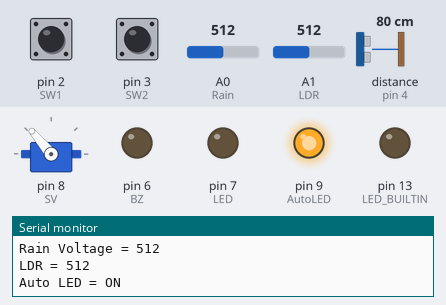
Bench run of a sketch on a simulated Arduino Uno, built with avr-gcc and run on an emulated ATmega328P. Shown: servo, output pins drawn as LEDs (lit = HIGH), the last lines printed to the serial monitor. Wiring (inferred from the names in the program): ultrasonic range finder: trigger pin 5; echo pin 4. Inputs (shaded band) come from the test bench; at power-on: A0 (Rain) = 512, A1 (LDR) = 512, pin 2 (SW1) HIGH, pin 3 (SW2) LOW, distance to the obstacle (sensor on pin 4) 80 cm. The echo pulse lasts 58.3 µs per cm; pins used as bus, display or sensor lines are not drawn.

Above: at 1.2 s.
1.3 s: A0 (Rain) set to 368
2.8 s: A0 (Rain) set to 342
At 3.9 s:
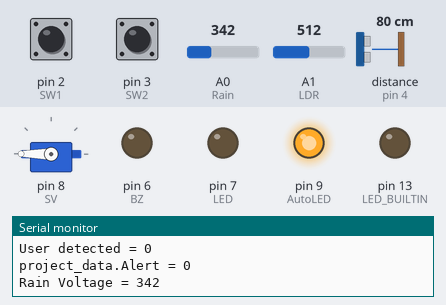
5.9 s: A1 (LDR) set to 87
7.7 s: A1 (LDR) set to 75
At 9.0 s:
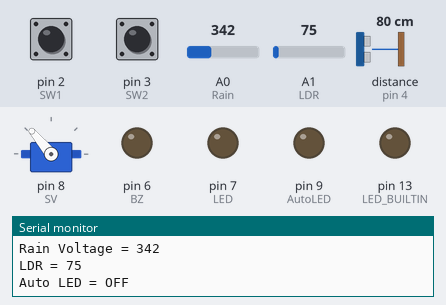
Timing chart, 0 to 18.0 s (numbered marks = the images above; inputs shaded):
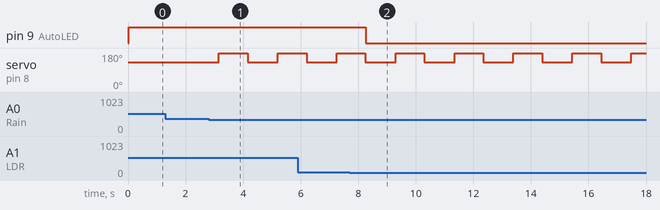

The sketch:

BATHBOX.ino
```cpp
#include <SoftwareSerial.h>
#include <Servo.h>
#define SW1 2
#define SW2 3
#define echo_pin 4
#define trigger_pin 5
#define LED 7
#define BZ 6
#define SV 8
#define AutoLED 9
#define Rain A0
#define LDR A1
Servo myservo;

SoftwareSerial se_read(12, 13); // write only
SoftwareSerial se_write(10, 11); // read only

long duration, cm, floor_length;
long microsecondsToCentimeters(long microseconds)
{
  return microseconds / 29 / 2;
}

struct ProjectData {
  /*your data*/
  int32_t IsBoxEmpty;
  int32_t Alert;

} project_data = {1,0}; //your value

struct ServerData {
  /*your data*/
  int32_t IsBoxEmpty;
  int32_t Alert;
} server_data = {1,0};// your value

const char GET_SERVER_DATA = 1;
const char GET_SERVER_DATA_RESULT = 2;
const char UPDATE_PROJECT_DATA = 3;

void send_to_nodemcu(char code, void *data, char data_size) {
  char *b = (char*)data;
  char sent_size = 0;
  while (se_write.write(code) == 0) {
    delay(1);
  }
  while (sent_size < data_size) {
    sent_size += se_write.write(b, data_size);
    delay(1);
  }
}

void AutoClose() {
  myservo.write(250);
  delay(1000);
  myservo.write(130);
}

void setup() {
  // put your setup code here, to run once:
  Serial.begin(115200);
  se_read.begin(38400);
  se_write.begin(38400);
  pinMode(SW1, INPUT);
  pinMode(SW2, INPUT);
  pinMode(BZ, OUTPUT);
  pinMode(LED, OUTPUT);
  pinMode(Rain, INPUT);
  myservo.attach(SV);
  myservo.write(130);
  pinMode(LDR, INPUT);
  pinMode(AutoLED, OUTPUT);
  pinMode(LED_BUILTIN, OUTPUT);
  pinMode(trigger_pin, OUTPUT);
  digitalWrite(trigger_pin, LOW);
  delayMicroseconds(2);
  digitalWrite(trigger_pin, HIGH);
  delayMicroseconds(5);
  digitalWrite(trigger_pin, LOW);
  pinMode(echo_pin, INPUT);
  duration = pulseIn(echo_pin, HIGH);
  floor_length = microsecondsToCentimeters(duration);
  while (!se_read.isListening()) {
    se_read.listen();
  }

  Serial.println((int)sizeof(ServerData));
  Serial.println("ARDUINO READY!");
}

int32_t UserDetected,StillDetected,IsFloorWet = 0;
uint32_t last_sent_time = 0;
boolean is_data_header = false;
char expected_data_size = 0;
char cur_data_header = 0;
char buffer[256];
int8_t cur_buffer_length = -1;

void loop() {
  uint32_t cur_time = millis();
  //send to nodemcu
  if (cur_time - last_sent_time > 2000) {//always update
    send_to_nodemcu(UPDATE_PROJECT_DATA, &project_data, sizeof(ProjectData));
    send_to_nodemcu(GET_SERVER_DATA, &server_data, sizeof(ServerData));

    last_sent_time = cur_time;
  }

  //read from sensor....
  pinMode(trigger_pin, OUTPUT);
  digitalWrite(trigger_pin, LOW);
  delayMicroseconds(2);
  digitalWrite(trigger_pin, HIGH);
  delayMicroseconds(10);
  digitalWrite(trigger_pin, LOW);
  duration = pulseIn(echo_pin, HIGH);
  //send to nodemcu


  //read data from server pass by nodemcu
  while (se_read.available()) {
    char ch = se_read.read();
    //Serial.print("RECV: ");
    //Serial.println((byte)ch);
    if (cur_buffer_length == -1) {
      cur_data_header = ch;
      Serial.println("=========== "+cur_data_header );
      switch (cur_data_header) {
        case GET_SERVER_DATA_RESULT:
        //unknown header
          expected_data_size = sizeof(ServerData);
          cur_buffer_length = 0;
          break;
      }
    } else if (cur_buffer_length < expected_data_size) {
      buffer[cur_buffer_length++] = ch;
      if (cur_buffer_length == expected_data_size) {
        switch (cur_data_header) {
          case GET_SERVER_DATA_RESULT: {
            ServerData *data = (ServerData*)buffer;
            //use data to control sensor
            server_data.IsBoxEmpty = data->IsBoxEmpty;
            server_data.Alert = data->Alert;
          } break;
        }
        cur_buffer_length = -1;
      }
    }
  }
  Serial.println("******************************************************************************************");
  ///////////////Check item in the box & Total usage///////////////////////////////////////////////////////////////////////////////
  //Serial.print("Button1 = ");
  //Serial.println(digitalRead(SW1));
  //Serial.print("Button2 = ");
  //Serial.println(digitalRead(SW2));
  if(digitalRead(SW1) == 0 || digitalRead(SW2) == 0){
    project_data.IsBoxEmpty = 0;
    //Serial.println("Not Empty");
  }
  else{
    if(project_data.Alert == 1){
      project_data.Alert = 0;
    }
    project_data.IsBoxEmpty = 1;
    //Serial.println("Empty");
  }
  Serial.print("IsBoxEmpty = ");
  Serial.println(project_data.IsBoxEmpty);
  ////////////////Check user walk pass the door/////////////////////////////////////////////////////////////////////////
  if(microsecondsToCentimeters(duration) < 10){
    if(StillDetected == 0){
      if(project_data.Alert == 0){
        UserDetected++;
      }
      StillDetected = 1;
    }
  }
  else{
    StillDetected = 0;
  }
  Serial.print("Range = ");
  Serial.println(microsecondsToCentimeters(duration));
  Serial.print("User still stand infront of sensor? = ");
  Serial.println(StillDetected);
  ////////////////project_data.Alert when box isn't empty and user left the bathroom///////////////////////////////////////////////////////
  if(project_data.IsBoxEmpty == 0 && UserDetected == 2 && project_data.Alert == 0){
    UserDetected--;
    project_data.Alert = 1;
  }
  if(UserDetected == 2){
    UserDetected = 0;
  }
  if(project_data.Alert == 1){
    analogWrite(BZ, HIGH);
    digitalWrite(LED, HIGH);
  }
  else{
    analogWrite(BZ, LOW);
    digitalWrite(LED, LOW);
  }
  Serial.print("User detected = ");
  Serial.println(UserDetected);
  Serial.print("project_data.Alert = ");
  Serial.println(project_data.Alert);
  //////////////////////Auto-Close when shower//////////////////////////////////////////////////////////
  Serial.print("Rain Voltage = ");
  Serial.println(analogRead(Rain));
  if(analogRead(Rain) < 350 && IsFloorWet == 0)
  {
    IsFloorWet = 1;
    AutoClose();
  }
  else if(analogRead(Rain) < 700 && IsFloorWet == 1)
  {
    IsFloorWet = 0;
  }
  //////////////////////LED auto-on when open the box////////////////////////////////////////////////////////////////////////
  Serial.print("LDR = ");
  Serial.println(analogRead(LDR));
  if(analogRead(LDR) > 80){
    digitalWrite(AutoLED, HIGH);
    Serial.println("Auto LED = ON");
  }
  else{
    digitalWrite(AutoLED, LOW);
    Serial.println("Auto LED = OFF");
  }
  delay(500);
}
```

Measured:
- the behaviour switches between 350 and 349 on A0 (Rain) (found by bisection; images 0 and 1)
- the behaviour switches between 81 and 80 on A1 (LDR) (found by bisection; images 1 and 2)
- after the input at 2.8 s, servo on pin 8 (SV): 130° → 180° after 0.36 s, → 130° 1.0 s later, → 180° 1.0 s later
- after the input at 7.7 s, pin 9 (AutoLED): HIGH → LOW after 0.55 s
